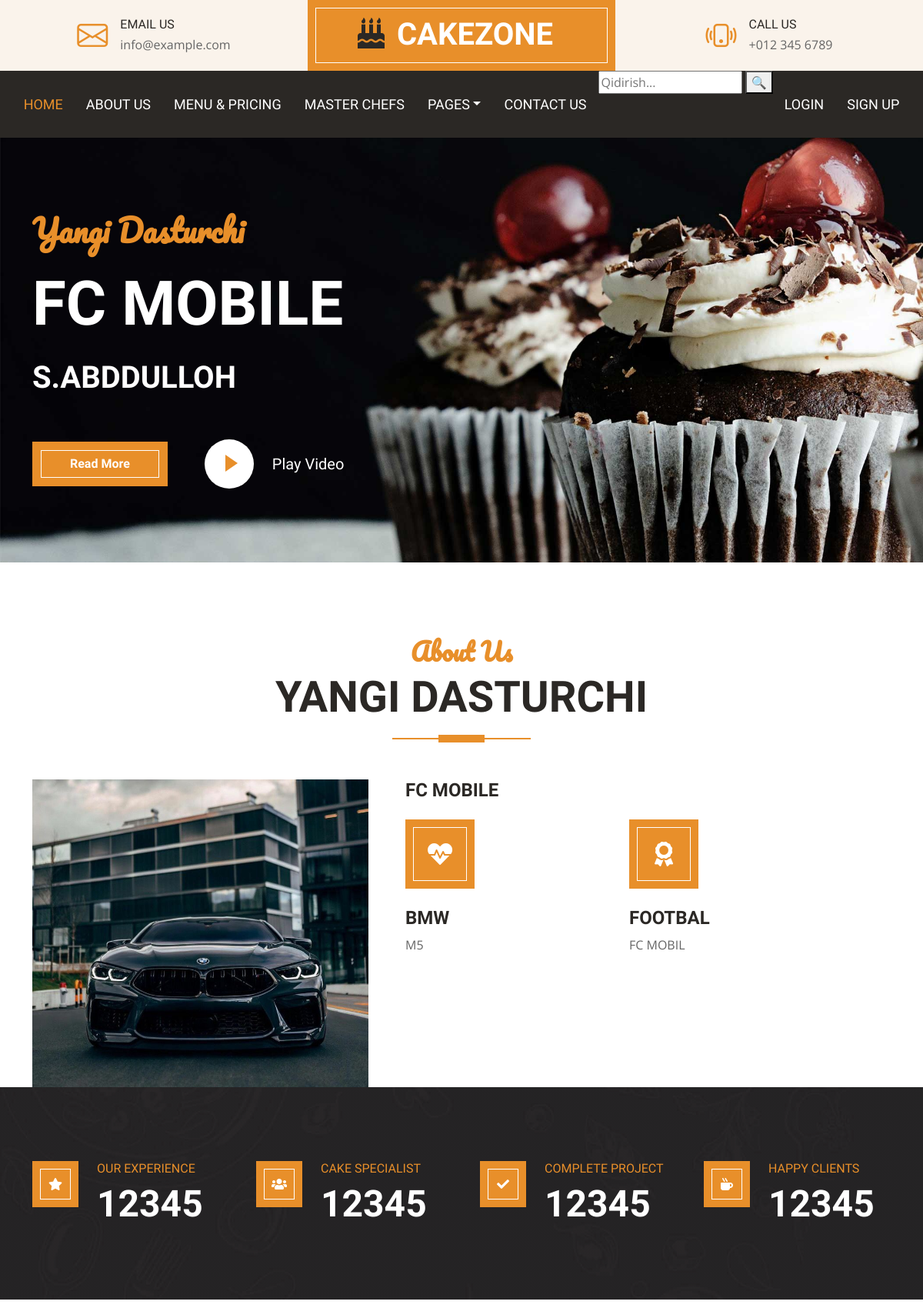
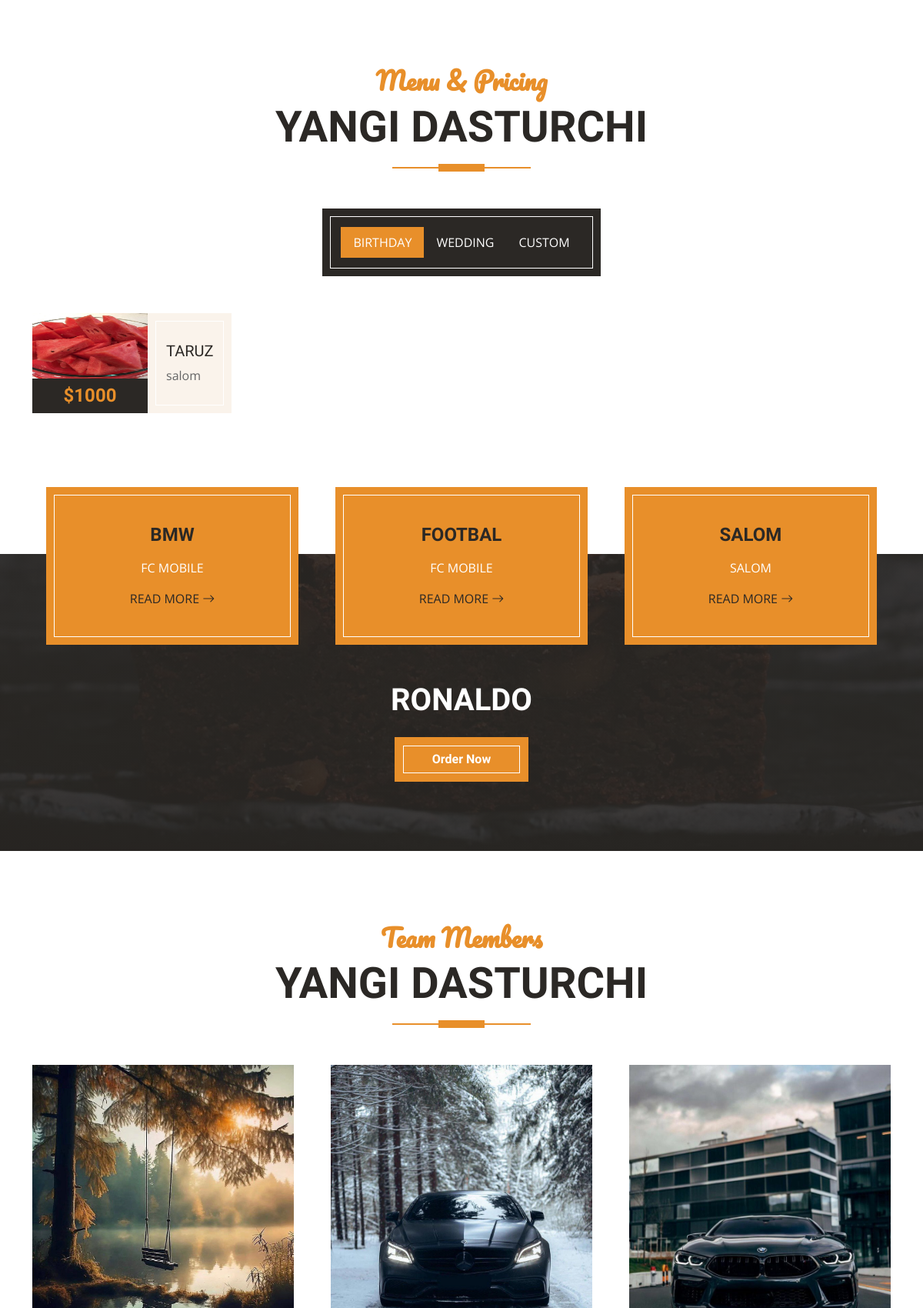
The page / (upper part) on the database its author committed (2 pictures, top to bottom).
### blog/models.py (models this page shows, shortened)
class Home(models.Model):
    nomi = models.CharField(max_length=200)
    text = models.TextField()

class Home1(models.Model):
    nomi = models.CharField(max_length=200)
    text = models.TextField()
    rasm = models.ImageField(upload_to='images/')
    nomi1 = models.CharField(max_length=100)
    text1 = models.TextField()
    text2 = models.TextField()

class Home2(models.Model):
    nomi = models.CharField(max_length=200)
    text = models.TextField()
    rasm = models.ImageField(upload_to='images/')
    narx = models.IntegerField()
    nomi1 = models.CharField(max_length=200)
    text1 = models.TextField()
    rasm1 = models.ImageField(upload_to='images/')
    narx1 = models.IntegerField()
    nomi2 = models.CharField(max_length=200)
    text2 = models.TextField()
    rasm2 = models.ImageField(upload_to='images/')
    narx2 = models.IntegerField()

class Home3(models.Model):
    nomi = models.CharField(max_length=200)
    text = models.TextField()
    nomi3 = models.CharField(max_length=100)
    nomi1 = models.CharField(max_length=100)
    text1 = models.TextField()
    nomi2 = models.CharField(max_length=100)
    text2 = models.TextField()

### blog/views.py (the view)
# urls.py: path('', index, name="index"),
def index(request):
    form = ContactForm(request.POST or None)
    if request.method == "POST" and form.is_valid():
        form.save()
    home = Home.objects.filter(nomi="FC MOBILE")
    home1 = Home1.objects.all()
    home2 = Home2.objects.all()
    home3 = Home3.objects.all()
    home4 = Home4.objects.all()
    home5 = Home5.objects.all()
    home6 = Home6.objects.all()
    contact = Contact.objects.all()
    context = {
        'home': home,
        'home1': home1,
        'home2': home2,
        'home3': home3,
        'home4': home4,
        'home5': home5,
        'home6': home6,
        'contact': contact,
    }
    return render(request,"index.html", context=context)

### blog/models.py (called while the page is built)
    def get_absolute_url(self):
        return reverse("detel",kwargs={"slug":self.slug})

### templates/index.html (shortened to what this page needs)
{% extends 'base.html' %}
{% load static %}
{% block content %}
    <div class="container-fluid bg-primary py-5 mb-5 hero-header">
        <div class="container py-5">
            <div class="row justify-content-start">
                {% for x in home %}
                <div class="col-lg-8 text-center text-lg-start">
                    <h1 class="font-secondary text-primary mb-4"> Yangi Dasturchi  </h1>
                    <h1 class="display-1 text-uppercase text-white mb-4">{{ x.nomi }}</h1>
                    <h1 class="text-uppercase text-white">{{ x.text }}</h1>
                    <div class="d-flex align-items-center justify-content-center justify-content-lg-start pt-5">
                        <a href="" class="btn btn-primary border-inner py-3 px-5 me-5">Read More</a>
                        <button type="button" class="btn-play" data-bs-toggle="modal"
                            data-src="https://www.youtube.com/embed/DWRcNpR6Kdc" data-bs-target="#videoModal">
                            <span></span>
                        </button>
                        <h5 class="font-weight-normal text-white m-0 ms-4 d-none d-sm-block">Play Video</h5>
                    </div>
                </div>
                {% endfor %}
            </div>
        </div>
    </div>
    <div class="container-fluid pt-5">
        <div class="container">
            <div class="section-title position-relative text-center mx-auto mb-5 pb-3" style="max-width: 600px;">
                <h2 class="text-primary font-secondary">About Us</h2>
                <h1 class="display-4 text-uppercase"> Yangi Dasturchi </h1>
            </div>
            <div class="row gx-5">
                {% for x in home1 %}
                <div class="col-lg-5 mb-5 mb-lg-0" style="min-height: 400px;">
                    <div class="position-relative h-100">
                        <img class="position-absolute w-100 h-100" src="{{ x.rasm.url }}" style="object-fit: cover;">
                    </div>
                </div>
                <div class="col-lg-6 pb-5">
                    <h4 class="mb-4">{{ x.text }}</h4>
                    <div class="row g-5">
                        <div class="col-sm-6">
                            <div class="d-flex align-items-center justify-content-center bg-primary border-inner mb-4" style="width: 90px; height: 90px;">
                                <i class="fa fa-heartbeat fa-2x text-white"></i>
                            </div>
                            <h4 class="text-uppercase">{{ x.nomi }}</h4>
                            <p class="mb-0">{{ x.text1 }}</p>
                        </div>
                        <div class="col-sm-6">
                            <div class="d-flex align-items-center justify-content-center bg-primary border-inner mb-4" style="width: 90px; height: 90px;">
                                <i class="fa fa-award fa-2x text-white"></i>
                            </div>
                            <h4 class="text-uppercase">{{ x.nomi1 }}</h4>
                            <p class="mb-0">{{ x.text2 }}</p>
                        </div>
                    </div>
                </div>
                {% endfor %}
            </div>
        </div>
    </div>
    <div class="container-fluid bg-img py-5 mb-5">
        <div class="container py-5">
            <div class="row gx-5 gy-4">
                <div class="col-lg-3 col-md-6">
                    <div class="d-flex">
                        <div class="bg-primary border-inner d-flex align-items-center justify-content-center mb-3" style="width: 60px; height: 60px;">
                            <i class="fa fa-star text-white"></i>
                        </div>
                        <div class="ps-4">
                            <h6 class="text-primary text-uppercase">Our Experience</h6>
                            <h1 class="display-5 text-white mb-0" data-toggle="counter-up">12345</h1>
                        </div>
                    </div>
                </div>
                <div class="col-lg-3 col-md-6">
                    <div class="d-flex">
                        <div class="bg-primary border-inner d-flex align-items-center justify-content-center mb-3" style="width: 60px; height: 60px;">
                            <i class="fa fa-users text-white"></i>
                        </div>
                        <div class="ps-4">
                            <h6 class="text-primary text-uppercase">Cake Specialist</h6>
                            <h1 class="display-5 text-white mb-0" data-toggle="counter-up">12345</h1>
                        </div>
                    </div>
                </div>
                <div class="col-lg-3 col-md-6">
                    <div class="d-flex">
                        <div class="bg-primary border-inner d-flex align-items-center justify-content-center mb-3" style="width: 60px; height: 60px;">
                            <i class="fa fa-check text-white"></i>
                        </div>
                        <div class="ps-4">
                            <h6 class="text-primary text-uppercase">Complete Project</h6>
                            <h1 class="display-5 text-white mb-0" data-toggle="counter-up">12345</h1>
                        </div>
                    </div>
                </div>
                <div class="col-lg-3 col-md-6">
                    <div class="d-flex">
                        <div class="bg-primary border-inner d-flex align-items-center justify-content-center mb-3" style="width: 60px; height: 60px;">
                            <i class="fa fa-mug-hot text-white"></i>
                        </div>
                        <div class="ps-4">
                            <h6 class="text-primary text-uppercase">Happy Clients</h6>
                            <h1 class="display-5 text-white mb-0" data-toggle="counter-up">12345</h1>
                        </div>
                    </div>
                </div>
            </div>
        </div>
    </div>
    <div class="container-fluid about py-5">
        <div class="container">
            <div class="section-title position-relative text-center mx-auto mb-5 pb-3" style="max-width: 600px;">
                <h2 class="text-primary font-secondary">Menu & Pricing</h2>
                <h1 class="display-4 text-uppercase"> Yangi Dasturchi </h1>
            </div>
            <div class="tab-class text-center">
                <ul class="nav nav-pills d-inline-flex justify-content-center bg-dark text-uppercase border-inner p-4 mb-5">
                    <li class="nav-item">
                        <a class="nav-link text-white active" data-bs-toggle="pill" href="#tab-1">Birthday</a>
                    </li>
                    <li class="nav-item">
                        <a class="nav-link text-white" data-bs-toggle="pill" href="#tab-2">Wedding</a>
                    </li>
                    <li class="nav-item">
                        <a class="nav-link text-white" data-bs-toggle="pill" href="#tab-3">Custom</a>
                    </li>
                </ul>
                <div class="tab-content">
                    {% for x in home2 %}
                    <div id="tab-1" class="tab-pane fade show p-0 active">
                        <div class="row g-3">
                            <div class="col-lg-6">
                                <div class="d-flex h-100">
                                    <div class="flex-shrink-0">
                                        <img class="img-fluid" src="{{ x.rasm.url }}" alt="" style="width: 150px; height: 85px;">
                                        <h4 class="bg-dark text-primary p-2 m-0">${{ x.narx }}</h4>
                                    </div>
                                    <div class="d-flex flex-column justify-content-center text-start bg-secondary border-inner px-4">
                                        <h5 class="text-uppercase">{{ x.nomi }}</h5>
                                        <span>{{ x.text }}</span>
                                    </div>
                                </div>
                            </div>
                        </div>
                    </div>
                    {% endfor %}
                </div>
            </div>
        </div>
    </div>
    <div class="container-fluid service position-relative px-5 mt-5" style="margin-bottom: 135px;">
        <div class="container">
            <div class="row g-5">
                {% for x in home3 %}
                <div class="col-lg-4 col-md-6">
                    <div class="bg-primary border-inner text-center text-white p-5">
                        <h4 class="text-uppercase mb-3">{{ x.nomi }}</h4>
                        <p>{{ x.text }}</p>
                        <a class="text-uppercase text-dark" href="">Read More <i class="bi bi-arrow-right"></i></a>
                    </div>
                </div>
                <div class="col-lg-4 col-md-6">
                    <div class="bg-primary border-inner text-center text-white p-5">
                        <h4 class="text-uppercase mb-3">{{ x.nomi1 }}</h4>
                        <p>{{ x.text1 }}</p>
                        <a class="text-uppercase text-dark" href="">Read More <i class="bi bi-arrow-right"></i></a>
                    </div>
                </div>
                <div class="col-lg-4 col-md-6">
                    <div class="bg-primary border-inner text-center text-white p-5">
                        <h4 class="text-uppercase mb-3">{{ x.nomi2 }}</h4>
                        <p>{{ x.text2 }}</p>
                        <a class="text-uppercase text-dark" href="">Read More <i class="bi bi-arrow-right"></i></a>
                    </div>
                </div>
                <div class="col-lg-12 col-md-6 text-center">
                    <h1 class="text-uppercase text-light mb-4">{{ x.nomi3 }}</h1>
                    <a href="" class="btn btn-primary border-inner py-3 px-5">Order Now</a>
                </div>
                {% endfor %}
            </div>
        </div>
    </div>
    <div class="container-fluid py-5">
        <div class="container">
            <div class="section-title position-relative text-center mx-auto mb-5 pb-3" style="max-width: 600px;">
                <h2 class="text-primary font-secondary">Team Members</h2>
                <h1 class="display-4 text-uppercase"> Yangi dasturchi  </h1>
            </div>
            <div class="row g-5">
                {% for x in home4 %}
                <div class="col-lg-4 col-md-6">
                    <div class="team-item">
                        <div class="position-relative overflow-hidden">
                        </div>
                    </div>
                </div>
                <div class="col-lg-4 col-md-6">
                    <div class="team-item">
                        <div class="position-relative overflow-hidden">
                        </div>
                    </div>
                </div>
                <div class="col-lg-4 col-md-6">
                    <div class="team-item">
                        <div class="position-relative overflow-hidden">
                        </div>
                    </div>
                </div>
                {% endfor %}
            </div>
        </div>
    </div>
{% endblock content %}

### static/css/style.css (style rules this page uses)
:root { --primary: #E88F2A; --secondary: #FAF3EB; --light: #FFFFFF; --dark: #2B2825; }
.font-secondary { font-family: 'Pacifico', cursive; }
h1, h2, .font-weight-bold { font-weight: 700 !important; }
h3, h4, .font-weight-semi-bold { font-weight: 600 !important; }
h5, h6, .font-weight-medium { font-weight: 500 !important; }
.btn { font-family: 'Oswald', sans-serif; font-weight: 600; transition: .5s; }
.btn-primary { color: #FFFFFF; }
.border-inner { position: relative; }
.border-inner * { position: relative; z-index: 1; }
.border-inner::before { position: absolute; content: ""; top: 10px; right: 10px; bottom: 10px; left: 10px; background: none; border: 1px solid var(--light); z-index: 0; }
.hero-header { background: url(../img/hero.jpg) top right no-repeat; background-size: cover; }
.btn-play { position: relative; display: block; box-sizing: content-box; width: 16px; height: 26px; border-radius: 100%; border: none; outline: none !important; padding: 18px 20px 20px 28px; background: #FFFFFF; }
.btn-play:before { content: ""; position: absolute; z-index: 0; left: 50%; top: 50%; transform: translateX(-50%) translateY(-50%); display: block; width: 60px; height: 60px; background: #FFFFFF; border-radius: 100%; animation: pulse-border 1500ms ease-out infinite; }
.btn-play:after { content: ""; position: absolute; z-index: 1; left: 50%; top: 50%; transform: translateX(-50%) translateY(-50%); display: block; width: 60px; height: 60px; background: #FFFFFF; border-radius: 100%; transition: all 200ms; }
.btn-play span { display: block; position: relative; z-index: 3; width: 0; height: 0; left: -1px; border-left: 16px solid var(--primary); border-top: 11px solid transparent; border-bottom: 11px solid transparent; }
.section-title::before { position: absolute; content: ""; width: 60px; height: 10px; left: 50%; bottom: 0; margin-left: -30px; background: var(--primary); }
.section-title::after { position: absolute; content: ""; width: 180px; height: 2px; left: 50%; bottom: 4px; margin-left: -90px; background: var(--primary); }
.service::after, .contact::after { position: absolute; content: ""; width: 100%; height: calc(100% - 45px); top: 135px; left: 0; background: linear-gradient(rgba(43, 40, 37, .9), rgba(43, 40, 37, .9)), url(../img/service.jpg) center center no-repeat; background-size: cover; z-index: -1; }
.bg-img { background: linear-gradient(rgba(43, 40, 37, .5), rgba(43, 40, 37, .5)), url(../img/bg.jpg) center center no-repeat; background-size: cover; }

### rows shown on the page
Home: nomi "FC MOBILE", text "S.ABDDULLOH"
Home1: rasm (picture), text "FC MOBILE", nomi "BMW", text1 "M5", nomi1 "FOOTBAL", text2 "FC MOBIL"
Home2: rasm (picture), narx "1000", nomi "TARUZ", text "salom"
Home3: nomi "BMW", text "FC MOBILE", nomi1 "FOOTBAL", text1 "FC MOBILE", nomi2 "SALOM", text2 "SALOM", nomi3 "RONALDO"
